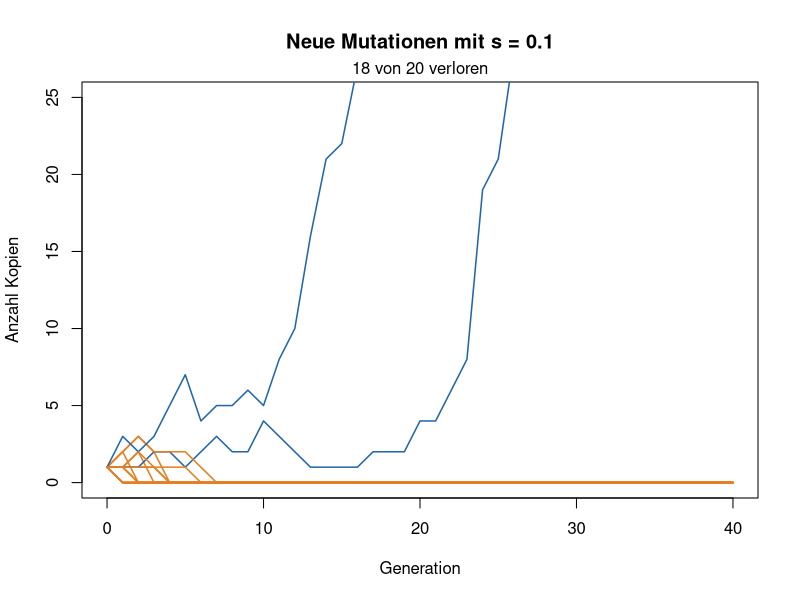
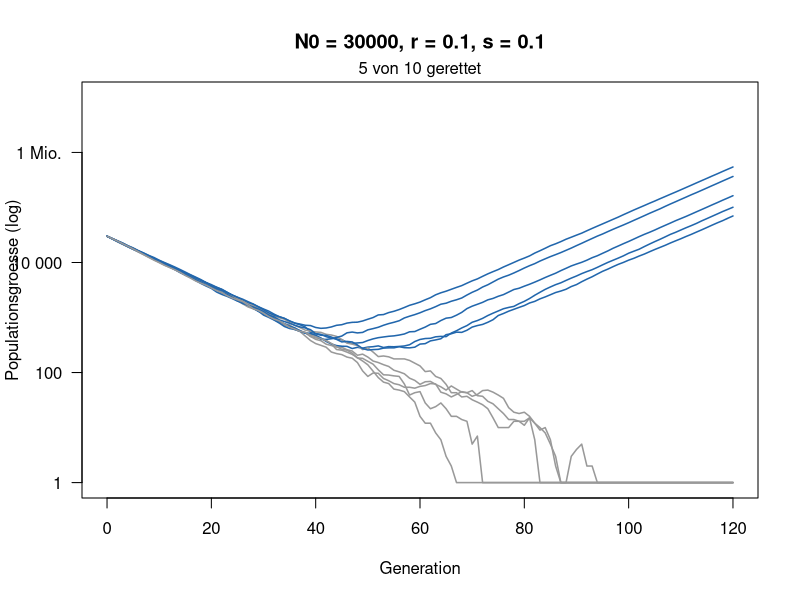

Write R code to recreate these figures, in order.
## ---- chunk 1
#| code-fold: true
#| code-summary: "Hilfsfunktionen (nicht verändern)"
# Eine Mutation über die Zeit: jede Kopie hat im Mittel 1 + s Nachkommen
linie <- function(s, generationen = 40) {
  n <- numeric(generationen + 1)
  n[1] <- 1
  for (t in seq_len(generationen)) n[t + 1] <- rpois(1, n[t] * (1 + s))
  n
}

zeige_linien <- function(s, anzahl = 20) {
  plot(NA, xlim = c(0, 40), ylim = c(0, 25), xlab = "Generation",
       ylab = "Anzahl Kopien", main = paste("Neue Mutationen mit s =", s))
  verloren <- 0
  for (i in seq_len(anzahl)) {
    n <- linie(s)
    weg <- n[41] == 0
    verloren <- verloren + weg
    lines(0:40, n, col = if (weg) "#e67e22" else "#2166ac", lwd = 1.5)
  }
  mtext(paste(verloren, "von", anzahl, "verloren"), side = 3, line = 0.2)
}

# 1 = etabliert (100 Kopien erreicht), 0 = verloren
schicksal <- function(s, grenze = 100) {
  n <- 1
  while (n > 0 && n < grenze) n <- rpois(1, n * (1 + s))
  as.numeric(n >= grenze)
}

schaetze_etablierung <- function(s, wiederholungen = 2000) {
  mean(replicate(wiederholungen, schicksal(s)))
}

# Eine schrumpfende Population: Wildtyp (1 - r), Mutanten (1 + s)
rettung_lauf <- function(N0, r, s, U = 1e-5, generationen = 120) {
  wt <- N0; mut <- 0
  N <- numeric(generationen + 1); N[1] <- N0
  for (t in seq_len(generationen)) {
    neu <- rbinom(1, wt, U)
    wt <- rpois(1, wt * (1 - r))
    mut <- min(rpois(1, mut * (1 + s)) + neu, 1e7)
    N[t + 1] <- wt + mut
  }
  N
}

zeige_rettung <- function(N0, r, s, anzahl = 10) {
  plot(NA, xlim = c(0, 120), ylim = c(1, 1e7), log = "y", xlab = "Generation",
       ylab = "Populationsgroesse (log)", yaxt = "n",
       main = paste0("N0 = ", N0, ", r = ", r, ", s = ", s))
  axis(2, at = 10^c(0, 2, 4, 6), labels = c("1", "100", "10 000", "1 Mio."), las = 1)
  gerettet <- 0
  for (i in seq_len(anzahl)) {
    N <- rettung_lauf(N0, r, s)
    ok <- N[121] > 0
    gerettet <- gerettet + ok
    lines(0:120, pmax(N, 1), col = if (ok) "#2166ac" else "grey60", lwd = 1.5)
  }
  mtext(paste(gerettet, "von", anzahl, "gerettet"), side = 3, line = 0.2)
}

# 1 = gerettet (1000 Mutanten), 0 = ausgestorben
rettung <- function(N0, r, s, U = 1e-5, grenze = 1000) {
  wt <- N0; mut <- 0
  repeat {
    neu <- rbinom(1, wt, U)
    wt <- rpois(1, wt * (1 - r))
    mut <- rpois(1, mut * (1 + s)) + neu
    if (mut >= grenze) return(1)
    if (wt + mut == 0) return(0)
  }
}

schaetze_rettung <- function(N0, r, s, wiederholungen = 300) {
  mean(replicate(wiederholungen, rettung(N0, r, s)))
}

# Näherung (Orr & Unckless 2014)
formel <- function(N0, r, s, U = 1e-5) round(1 - exp(-2 * N0 * U * s / r), 2)
## ---- chunk 2
#| fig-height: 4.4
#| fig-width: 7.5
zeige_linien(s = 0.1)   # hier s ändern
## ---- chunk 3
schaetze_etablierung(s = 0.1)   # hier s ändern
2 * 0.1                         # Faustregel
## ---- chunk 4
#| fig-height: 4.6
#| fig-width: 7.5
zeige_rettung(N0 = 30000, r = 0.1, s = 0.1)   # hier N0 oder r ändern
## ---- chunk 5
schaetze_rettung(N0 = 30000, r = 0.1, s = 0.1)   # hier ändern
formel(N0 = 30000, r = 0.1, s = 0.1)             # gleich ändern
## ---- chunk 6
p_vorher <- 0.185   # Anteil stosszahnloser Weibchen vor dem Krieg
w <- 1              # wie viel eher überleben stosszahnlose Weibchen? bitte ändern

p_nachher <- w * p_vorher / (w * p_vorher + (1 - p_vorher))
p_nachher           # beobachtet nach dem Krieg: 0.509
